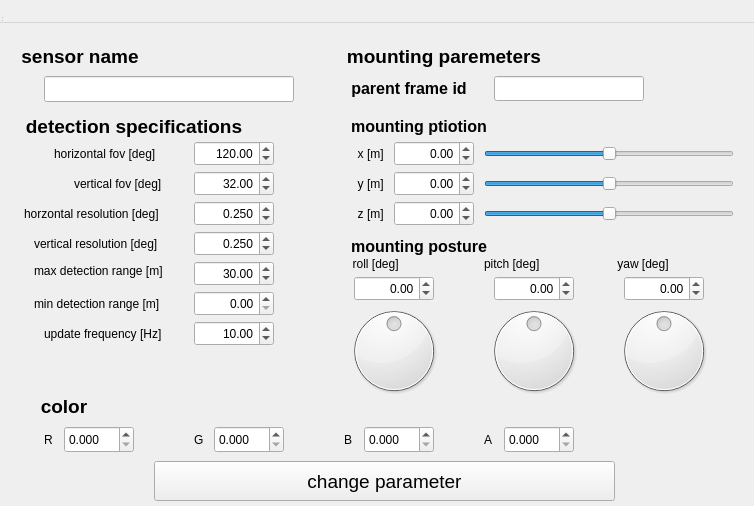
<?xml version="1.0" encoding="UTF-8"?>
<ui version="4.0">
 <class>LidarForm</class>
 <widget class="QWidget" name="LidarForm">
  <property name="geometry">
   <rect>
    <x>0</x>
    <y>0</y>
    <width>754</width>
    <height>506</height>
   </rect>
  </property>
  <property name="windowTitle">
   <string>___</string>
  </property>
  <widget class="QWidget" name="centralwidget" native="true">
   <property name="geometry">
    <rect>
     <x>4</x>
     <y>11</y>
     <width>746</width>
     <height>491</height>
    </rect>
   </property>
   <widget class="QPushButton" name="pushButton">
    <property name="geometry">
     <rect>
      <x>150</x>
      <y>450</y>
      <width>461</width>
      <height>40</height>
     </rect>
    </property>
    <property name="font">
     <font>
      <pointsize>14</pointsize>
     </font>
    </property>
    <property name="text">
     <string>change parameter</string>
    </property>
   </widget>
   <widget class="QDoubleSpinBox" name="doubleSpinBox_horizontal_fov">
    <property name="geometry">
     <rect>
      <x>190</x>
      <y>130</y>
      <width>80</width>
      <height>25</height>
     </rect>
    </property>
    <property name="alignment">
     <set>Qt::AlignRight|Qt::AlignTrailing|Qt::AlignVCenter</set>
    </property>
    <property name="minimum">
     <double>-180.000000000000000</double>
    </property>
    <property name="maximum">
     <double>180.000000000000000</double>
    </property>
    <property name="singleStep">
     <double>0.100000000000000</double>
    </property>
    <property name="value">
     <double>120.000000000000000</double>
    </property>
   </widget>
   <widget class="QLineEdit" name="lineEdit_name">
    <property name="geometry">
     <rect>
      <x>40</x>
      <y>65</y>
      <width>250</width>
      <height>26</height>
     </rect>
    </property>
   </widget>
   <widget class="QLabel" name="label_horizontal_fov">
    <property name="geometry">
     <rect>
      <x>50</x>
      <y>130</y>
      <width>110</width>
      <height>25</height>
     </rect>
    </property>
    <property name="text">
     <string>horizontal fov [deg]</string>
    </property>
   </widget>
   <widget class="QLabel" name="label_vertical_fov">
    <property name="geometry">
     <rect>
      <x>70</x>
      <y>160</y>
      <width>100</width>
      <height>25</height>
     </rect>
    </property>
    <property name="text">
     <string>vertical fov [deg]</string>
    </property>
   </widget>
   <widget class="QLabel" name="label_horizontal_resolution">
    <property name="geometry">
     <rect>
      <x>20</x>
      <y>190</y>
      <width>150</width>
      <height>25</height>
     </rect>
    </property>
    <property name="text">
     <string>horzontal resolution [deg]</string>
    </property>
   </widget>
   <widget class="QLabel" name="label_vertical_resolution">
    <property name="geometry">
     <rect>
      <x>30</x>
      <y>220</y>
      <width>140</width>
      <height>25</height>
     </rect>
    </property>
    <property name="text">
     <string>vertical resolution [deg]</string>
    </property>
   </widget>
   <widget class="QLabel" name="label_max_range">
    <property name="geometry">
     <rect>
      <x>30</x>
      <y>250</y>
      <width>140</width>
      <height>20</height>
     </rect>
    </property>
    <property name="text">
     <string>max detection range [m]</string>
    </property>
   </widget>
   <widget class="QLabel" name="label_min_range">
    <property name="geometry">
     <rect>
      <x>30</x>
      <y>280</y>
      <width>140</width>
      <height>25</height>
     </rect>
    </property>
    <property name="text">
     <string>min detection range [m]</string>
    </property>
   </widget>
   <widget class="QDoubleSpinBox" name="doubleSpinBox_vertical_fov">
    <property name="geometry">
     <rect>
      <x>190</x>
      <y>160</y>
      <width>80</width>
      <height>25</height>
     </rect>
    </property>
    <property name="alignment">
     <set>Qt::AlignRight|Qt::AlignTrailing|Qt::AlignVCenter</set>
    </property>
    <property name="minimum">
     <double>-180.000000000000000</double>
    </property>
    <property name="maximum">
     <double>180.000000000000000</double>
    </property>
    <property name="singleStep">
     <double>0.100000000000000</double>
    </property>
    <property name="value">
     <double>32.000000000000000</double>
    </property>
   </widget>
   <widget class="QDoubleSpinBox" name="doubleSpinBox_horizontal_resolution">
    <property name="geometry">
     <rect>
      <x>190</x>
      <y>190</y>
      <width>80</width>
      <height>25</height>
     </rect>
    </property>
    <property name="alignment">
     <set>Qt::AlignRight|Qt::AlignTrailing|Qt::AlignVCenter</set>
    </property>
    <property name="decimals">
     <number>3</number>
    </property>
    <property name="minimum">
     <double>0.050000000000000</double>
    </property>
    <property name="maximum">
     <double>180.000000000000000</double>
    </property>
    <property name="singleStep">
     <double>0.100000000000000</double>
    </property>
    <property name="value">
     <double>0.250000000000000</double>
    </property>
   </widget>
   <widget class="QDoubleSpinBox" name="doubleSpinBox_vertical_resolution">
    <property name="geometry">
     <rect>
      <x>190</x>
      <y>220</y>
      <width>80</width>
      <height>25</height>
     </rect>
    </property>
    <property name="alignment">
     <set>Qt::AlignRight|Qt::AlignTrailing|Qt::AlignVCenter</set>
    </property>
    <property name="decimals">
     <number>3</number>
    </property>
    <property name="minimum">
     <double>0.050000000000000</double>
    </property>
    <property name="maximum">
     <double>180.000000000000000</double>
    </property>
    <property name="singleStep">
     <double>0.100000000000000</double>
    </property>
    <property name="stepType">
     <enum>QAbstractSpinBox::DefaultStepType</enum>
    </property>
    <property name="value">
     <double>0.250000000000000</double>
    </property>
   </widget>
   <widget class="QDoubleSpinBox" name="doubleSpinBox_max_range">
    <property name="geometry">
     <rect>
      <x>190</x>
      <y>250</y>
      <width>80</width>
      <height>25</height>
     </rect>
    </property>
    <property name="alignment">
     <set>Qt::AlignRight|Qt::AlignTrailing|Qt::AlignVCenter</set>
    </property>
    <property name="maximum">
     <double>1000.000000000000000</double>
    </property>
    <property name="singleStep">
     <double>0.100000000000000</double>
    </property>
    <property name="value">
     <double>30.000000000000000</double>
    </property>
   </widget>
   <widget class="QDoubleSpinBox" name="doubleSpinBox_min_range">
    <property name="geometry">
     <rect>
      <x>190</x>
      <y>280</y>
      <width>80</width>
      <height>25</height>
     </rect>
    </property>
    <property name="alignment">
     <set>Qt::AlignRight|Qt::AlignTrailing|Qt::AlignVCenter</set>
    </property>
    <property name="maximum">
     <double>1000.000000000000000</double>
    </property>
    <property name="singleStep">
     <double>0.100000000000000</double>
    </property>
   </widget>
   <widget class="QDoubleSpinBox" name="doubleSpinBox_mounting_x">
    <property name="geometry">
     <rect>
      <x>390</x>
      <y>130</y>
      <width>80</width>
      <height>25</height>
     </rect>
    </property>
    <property name="alignment">
     <set>Qt::AlignRight|Qt::AlignTrailing|Qt::AlignVCenter</set>
    </property>
    <property name="minimum">
     <double>-10.000000000000000</double>
    </property>
    <property name="maximum">
     <double>10.000000000000000</double>
    </property>
    <property name="singleStep">
     <double>0.100000000000000</double>
    </property>
   </widget>
   <widget class="QDoubleSpinBox" name="doubleSpinBox_mounting_y">
    <property name="geometry">
     <rect>
      <x>390</x>
      <y>160</y>
      <width>80</width>
      <height>25</height>
     </rect>
    </property>
    <property name="alignment">
     <set>Qt::AlignRight|Qt::AlignTrailing|Qt::AlignVCenter</set>
    </property>
    <property name="minimum">
     <double>-10.000000000000000</double>
    </property>
    <property name="maximum">
     <double>10.000000000000000</double>
    </property>
    <property name="singleStep">
     <double>0.100000000000000</double>
    </property>
   </widget>
   <widget class="QLineEdit" name="lineEdit_frame">
    <property name="geometry">
     <rect>
      <x>490</x>
      <y>65</y>
      <width>150</width>
      <height>25</height>
     </rect>
    </property>
    <property name="font">
     <font>
      <pointsize>12</pointsize>
     </font>
    </property>
   </widget>
   <widget class="QLabel" name="label_mounting_x">
    <property name="geometry">
     <rect>
      <x>345</x>
      <y>130</y>
      <width>40</width>
      <height>25</height>
     </rect>
    </property>
    <property name="text">
     <string> x [m]</string>
    </property>
    <property name="alignment">
     <set>Qt::AlignCenter</set>
    </property>
   </widget>
   <widget class="QLabel" name="label_mounting_y">
    <property name="geometry">
     <rect>
      <x>345</x>
      <y>160</y>
      <width>40</width>
      <height>25</height>
     </rect>
    </property>
    <property name="mouseTracking">
     <bool>false</bool>
    </property>
    <property name="text">
     <string> y [m]</string>
    </property>
    <property name="alignment">
     <set>Qt::AlignCenter</set>
    </property>
   </widget>
   <widget class="QLabel" name="label_mounting_z">
    <property name="geometry">
     <rect>
      <x>345</x>
      <y>190</y>
      <width>40</width>
      <height>25</height>
     </rect>
    </property>
    <property name="text">
     <string> z [m]</string>
    </property>
    <property name="alignment">
     <set>Qt::AlignCenter</set>
    </property>
   </widget>
   <widget class="QLabel" name="label_mounting_roll">
    <property name="geometry">
     <rect>
      <x>340</x>
      <y>240</y>
      <width>60</width>
      <height>25</height>
     </rect>
    </property>
    <property name="text">
     <string> roll [deg]</string>
    </property>
    <property name="alignment">
     <set>Qt::AlignCenter</set>
    </property>
   </widget>
   <widget class="QLabel" name="label_mounting_pitch">
    <property name="geometry">
     <rect>
      <x>480</x>
      <y>240</y>
      <width>70</width>
      <height>25</height>
     </rect>
    </property>
    <property name="text">
     <string>pitch [deg]</string>
    </property>
   </widget>
   <widget class="QLabel" name="label_mounting_yaw">
    <property name="geometry">
     <rect>
      <x>610</x>
      <y>240</y>
      <width>60</width>
      <height>25</height>
     </rect>
    </property>
    <property name="text">
     <string> yaw [deg]</string>
    </property>
   </widget>
   <widget class="QLabel" name="label_frequency">
    <property name="geometry">
     <rect>
      <x>40</x>
      <y>310</y>
      <width>130</width>
      <height>25</height>
     </rect>
    </property>
    <property name="text">
     <string>update frequency [Hz]</string>
    </property>
   </widget>
   <widget class="QDoubleSpinBox" name="doubleSpinBox_frequency">
    <property name="geometry">
     <rect>
      <x>190</x>
      <y>310</y>
      <width>80</width>
      <height>25</height>
     </rect>
    </property>
    <property name="alignment">
     <set>Qt::AlignRight|Qt::AlignTrailing|Qt::AlignVCenter</set>
    </property>
    <property name="minimum">
     <double>0.010000000000000</double>
    </property>
    <property name="maximum">
     <double>1000.000000000000000</double>
    </property>
    <property name="singleStep">
     <double>0.100000000000000</double>
    </property>
    <property name="value">
     <double>10.000000000000000</double>
    </property>
   </widget>
   <widget class="QDial" name="dial_mounting_roll">
    <property name="geometry">
     <rect>
      <x>340</x>
      <y>290</y>
      <width>100</width>
      <height>100</height>
     </rect>
    </property>
    <property name="minimum">
     <number>-1800</number>
    </property>
    <property name="maximum">
     <number>1800</number>
    </property>
   </widget>
   <widget class="QDoubleSpinBox" name="doubleSpinBox_mounting_z">
    <property name="geometry">
     <rect>
      <x>390</x>
      <y>190</y>
      <width>80</width>
      <height>25</height>
     </rect>
    </property>
    <property name="alignment">
     <set>Qt::AlignRight|Qt::AlignTrailing|Qt::AlignVCenter</set>
    </property>
    <property name="minimum">
     <double>-10.000000000000000</double>
    </property>
    <property name="maximum">
     <double>10.000000000000000</double>
    </property>
    <property name="singleStep">
     <double>0.100000000000000</double>
    </property>
   </widget>
   <widget class="QDoubleSpinBox" name="doubleSpinBox_mounting_roll">
    <property name="geometry">
     <rect>
      <x>350</x>
      <y>265</y>
      <width>80</width>
      <height>25</height>
     </rect>
    </property>
    <property name="alignment">
     <set>Qt::AlignRight|Qt::AlignTrailing|Qt::AlignVCenter</set>
    </property>
    <property name="minimum">
     <double>-180.000000000000000</double>
    </property>
    <property name="maximum">
     <double>180.000000000000000</double>
    </property>
    <property name="singleStep">
     <double>0.100000000000000</double>
    </property>
   </widget>
   <widget class="QDoubleSpinBox" name="doubleSpinBox_mounting_pitch">
    <property name="geometry">
     <rect>
      <x>490</x>
      <y>265</y>
      <width>80</width>
      <height>25</height>
     </rect>
    </property>
    <property name="alignment">
     <set>Qt::AlignRight|Qt::AlignTrailing|Qt::AlignVCenter</set>
    </property>
    <property name="minimum">
     <double>-180.000000000000000</double>
    </property>
    <property name="maximum">
     <double>180.000000000000000</double>
    </property>
    <property name="singleStep">
     <double>0.100000000000000</double>
    </property>
   </widget>
   <widget class="QDoubleSpinBox" name="doubleSpinBox_mounting_yaw">
    <property name="geometry">
     <rect>
      <x>620</x>
      <y>265</y>
      <width>80</width>
      <height>25</height>
     </rect>
    </property>
    <property name="alignment">
     <set>Qt::AlignRight|Qt::AlignTrailing|Qt::AlignVCenter</set>
    </property>
    <property name="minimum">
     <double>-180.000000000000000</double>
    </property>
    <property name="maximum">
     <double>180.000000000000000</double>
    </property>
    <property name="singleStep">
     <double>0.100000000000000</double>
    </property>
   </widget>
   <widget class="QDial" name="dial_mounting_pitch">
    <property name="geometry">
     <rect>
      <x>480</x>
      <y>290</y>
      <width>100</width>
      <height>100</height>
     </rect>
    </property>
    <property name="minimum">
     <number>-1800</number>
    </property>
    <property name="maximum">
     <number>1800</number>
    </property>
   </widget>
   <widget class="QDial" name="dial_mounting_yaw">
    <property name="geometry">
     <rect>
      <x>610</x>
      <y>290</y>
      <width>100</width>
      <height>100</height>
     </rect>
    </property>
    <property name="minimum">
     <number>-1800</number>
    </property>
    <property name="maximum">
     <number>1800</number>
    </property>
   </widget>
   <widget class="QLabel" name="label_mounting_position">
    <property name="geometry">
     <rect>
      <x>340</x>
      <y>100</y>
      <width>150</width>
      <height>30</height>
     </rect>
    </property>
    <property name="sizePolicy">
     <sizepolicy hsizetype="Preferred" vsizetype="Preferred">
      <horstretch>0</horstretch>
      <verstretch>0</verstretch>
     </sizepolicy>
    </property>
    <property name="font">
     <font>
      <pointsize>12</pointsize>
      <weight>75</weight>
      <bold>true</bold>
     </font>
    </property>
    <property name="text">
     <string>mounting ptiotion</string>
    </property>
    <property name="alignment">
     <set>Qt::AlignCenter</set>
    </property>
   </widget>
   <widget class="QSlider" name="horizontalSlider_mounting_x">
    <property name="geometry">
     <rect>
      <x>480</x>
      <y>135</y>
      <width>250</width>
      <height>15</height>
     </rect>
    </property>
    <property name="minimum">
     <number>-10000</number>
    </property>
    <property name="maximum">
     <number>10000</number>
    </property>
    <property name="orientation">
     <enum>Qt::Horizontal</enum>
    </property>
   </widget>
   <widget class="QSlider" name="horizontalSlider_mounting_y">
    <property name="geometry">
     <rect>
      <x>480</x>
      <y>165</y>
      <width>250</width>
      <height>15</height>
     </rect>
    </property>
    <property name="minimum">
     <number>-10000</number>
    </property>
    <property name="maximum">
     <number>10000</number>
    </property>
    <property name="orientation">
     <enum>Qt::Horizontal</enum>
    </property>
   </widget>
   <widget class="QSlider" name="horizontalSlider_mounting_z">
    <property name="geometry">
     <rect>
      <x>480</x>
      <y>195</y>
      <width>250</width>
      <height>15</height>
     </rect>
    </property>
    <property name="minimum">
     <number>-10000</number>
    </property>
    <property name="maximum">
     <number>10000</number>
    </property>
    <property name="orientation">
     <enum>Qt::Horizontal</enum>
    </property>
   </widget>
   <widget class="QLabel" name="mounting_parameter">
    <property name="geometry">
     <rect>
      <x>330</x>
      <y>30</y>
      <width>220</width>
      <height>30</height>
     </rect>
    </property>
    <property name="sizePolicy">
     <sizepolicy hsizetype="Preferred" vsizetype="Preferred">
      <horstretch>0</horstretch>
      <verstretch>0</verstretch>
     </sizepolicy>
    </property>
    <property name="font">
     <font>
      <pointsize>14</pointsize>
      <weight>75</weight>
      <bold>true</bold>
     </font>
    </property>
    <property name="text">
     <string>mounting paremeters</string>
    </property>
    <property name="alignment">
     <set>Qt::AlignCenter</set>
    </property>
   </widget>
   <widget class="QLabel" name="mounting_posture">
    <property name="geometry">
     <rect>
      <x>340</x>
      <y>220</y>
      <width>150</width>
      <height>30</height>
     </rect>
    </property>
    <property name="sizePolicy">
     <sizepolicy hsizetype="Preferred" vsizetype="Preferred">
      <horstretch>0</horstretch>
      <verstretch>0</verstretch>
     </sizepolicy>
    </property>
    <property name="font">
     <font>
      <pointsize>12</pointsize>
      <weight>75</weight>
      <bold>true</bold>
     </font>
    </property>
    <property name="text">
     <string>mounting posture</string>
    </property>
    <property name="alignment">
     <set>Qt::AlignCenter</set>
    </property>
   </widget>
   <widget class="QLabel" name="label_spec">
    <property name="geometry">
     <rect>
      <x>20</x>
      <y>100</y>
      <width>220</width>
      <height>30</height>
     </rect>
    </property>
    <property name="sizePolicy">
     <sizepolicy hsizetype="Preferred" vsizetype="Preferred">
      <horstretch>0</horstretch>
      <verstretch>0</verstretch>
     </sizepolicy>
    </property>
    <property name="font">
     <font>
      <pointsize>14</pointsize>
      <weight>75</weight>
      <bold>true</bold>
     </font>
    </property>
    <property name="text">
     <string>detection specifications</string>
    </property>
    <property name="alignment">
     <set>Qt::AlignCenter</set>
    </property>
   </widget>
   <widget class="QLabel" name="label_name">
    <property name="geometry">
     <rect>
      <x>16</x>
      <y>30</y>
      <width>120</width>
      <height>30</height>
     </rect>
    </property>
    <property name="sizePolicy">
     <sizepolicy hsizetype="Preferred" vsizetype="Preferred">
      <horstretch>0</horstretch>
      <verstretch>0</verstretch>
     </sizepolicy>
    </property>
    <property name="font">
     <font>
      <pointsize>14</pointsize>
      <weight>75</weight>
      <bold>true</bold>
     </font>
    </property>
    <property name="text">
     <string>sensor name</string>
    </property>
    <property name="alignment">
     <set>Qt::AlignCenter</set>
    </property>
   </widget>
   <widget class="QLabel" name="label_parent_frame">
    <property name="geometry">
     <rect>
      <x>340</x>
      <y>65</y>
      <width>130</width>
      <height>25</height>
     </rect>
    </property>
    <property name="sizePolicy">
     <sizepolicy hsizetype="Preferred" vsizetype="Preferred">
      <horstretch>0</horstretch>
      <verstretch>0</verstretch>
     </sizepolicy>
    </property>
    <property name="font">
     <font>
      <pointsize>12</pointsize>
      <weight>75</weight>
      <bold>true</bold>
     </font>
    </property>
    <property name="text">
     <string>parent frame id</string>
    </property>
    <property name="alignment">
     <set>Qt::AlignCenter</set>
    </property>
   </widget>
   <widget class="QDoubleSpinBox" name="doubleSpinBox_color_r">
    <property name="geometry">
     <rect>
      <x>60</x>
      <y>415</y>
      <width>70</width>
      <height>27</height>
     </rect>
    </property>
    <property name="decimals">
     <number>3</number>
    </property>
    <property name="maximum">
     <double>1.000000000000000</double>
    </property>
    <property name="singleStep">
     <double>0.001000000000000</double>
    </property>
   </widget>
   <widget class="QLabel" name="label_name_color_g">
    <property name="geometry">
     <rect>
      <x>190</x>
      <y>420</y>
      <width>15</width>
      <height>18</height>
     </rect>
    </property>
    <property name="text">
     <string>G</string>
    </property>
   </widget>
   <widget class="QDoubleSpinBox" name="doubleSpinBox_color_g">
    <property name="geometry">
     <rect>
      <x>210</x>
      <y>415</y>
      <width>70</width>
      <height>27</height>
     </rect>
    </property>
    <property name="decimals">
     <number>3</number>
    </property>
    <property name="maximum">
     <double>1.000000000000000</double>
    </property>
    <property name="singleStep">
     <double>0.001000000000000</double>
    </property>
   </widget>
   <widget class="QDoubleSpinBox" name="doubleSpinBox_color_b">
    <property name="geometry">
     <rect>
      <x>360</x>
      <y>415</y>
      <width>70</width>
      <height>27</height>
     </rect>
    </property>
    <property name="decimals">
     <number>3</number>
    </property>
    <property name="maximum">
     <double>1.000000000000000</double>
    </property>
    <property name="singleStep">
     <double>0.001000000000000</double>
    </property>
   </widget>
   <widget class="QLabel" name="label_name_color_r">
    <property name="geometry">
     <rect>
      <x>40</x>
      <y>420</y>
      <width>15</width>
      <height>18</height>
     </rect>
    </property>
    <property name="text">
     <string>R</string>
    </property>
   </widget>
   <widget class="QDoubleSpinBox" name="doubleSpinBox_color_a">
    <property name="geometry">
     <rect>
      <x>500</x>
      <y>415</y>
      <width>70</width>
      <height>27</height>
     </rect>
    </property>
    <property name="decimals">
     <number>3</number>
    </property>
    <property name="maximum">
     <double>1.000000000000000</double>
    </property>
    <property name="singleStep">
     <double>0.001000000000000</double>
    </property>
   </widget>
   <widget class="QLabel" name="label_name_color_a">
    <property name="geometry">
     <rect>
      <x>480</x>
      <y>420</y>
      <width>15</width>
      <height>18</height>
     </rect>
    </property>
    <property name="text">
     <string>A</string>
    </property>
   </widget>
   <widget class="QLabel" name="label_name_color_b">
    <property name="geometry">
     <rect>
      <x>340</x>
      <y>420</y>
      <width>15</width>
      <height>18</height>
     </rect>
    </property>
    <property name="text">
     <string>B</string>
    </property>
   </widget>
   <widget class="QLabel" name="label_color">
    <property name="geometry">
     <rect>
      <x>0</x>
      <y>380</y>
      <width>120</width>
      <height>30</height>
     </rect>
    </property>
    <property name="sizePolicy">
     <sizepolicy hsizetype="Preferred" vsizetype="Preferred">
      <horstretch>0</horstretch>
      <verstretch>0</verstretch>
     </sizepolicy>
    </property>
    <property name="font">
     <font>
      <pointsize>14</pointsize>
      <weight>75</weight>
      <bold>true</bold>
     </font>
    </property>
    <property name="text">
     <string>color</string>
    </property>
    <property name="alignment">
     <set>Qt::AlignCenter</set>
    </property>
   </widget>
  </widget>
  <widget class="QMenuBar" name="menubar">
   <property name="geometry">
    <rect>
     <x>0</x>
     <y>0</y>
     <width>754</width>
     <height>23</height>
    </rect>
   </property>
  </widget>
  <widget class="QStatusBar" name="statusbar">
   <property name="geometry">
    <rect>
     <x>0</x>
     <y>0</y>
     <width>3</width>
     <height>23</height>
    </rect>
   </property>
  </widget>
 </widget>
 <resources/>
 <connections>
  <connection>
   <sender>pushButton</sender>
   <signal>pressed()</signal>
   <receiver>LidarForm</receiver>
   <slot>change_param()</slot>
   <hints>
    <hint type="sourcelabel">
     <x>417</x>
     <y>420</y>
    </hint>
    <hint type="destinationlabel">
     <x>511</x>
     <y>374</y>
    </hint>
   </hints>
  </connection>
  <connection>
   <sender>dial_mounting_roll</sender>
   <signal>sliderMoved(int)</signal>
   <receiver>LidarForm</receiver>
   <slot>update_spinbox_pos()</slot>
   <hints>
    <hint type="sourcelabel">
     <x>413</x>
     <y>321</y>
    </hint>
    <hint type="destinationlabel">
     <x>715</x>
     <y>427</y>
    </hint>
   </hints>
  </connection>
  <connection>
   <sender>dial_mounting_pitch</sender>
   <signal>sliderMoved(int)</signal>
   <receiver>LidarForm</receiver>
   <slot>update_spinbox_pos()</slot>
   <hints>
    <hint type="sourcelabel">
     <x>547</x>
     <y>330</y>
    </hint>
    <hint type="destinationlabel">
     <x>718</x>
     <y>388</y>
    </hint>
   </hints>
  </connection>
  <connection>
   <sender>dial_mounting_roll</sender>
   <signal>sliderPressed()</signal>
   <receiver>LidarForm</receiver>
   <slot>update_spinbox_pos()</slot>
   <hints>
    <hint type="sourcelabel">
     <x>389</x>
     <y>332</y>
    </hint>
    <hint type="destinationlabel">
     <x>376</x>
     <y>236</y>
    </hint>
   </hints>
  </connection>
  <connection>
   <sender>dial_mounting_roll</sender>
   <signal>sliderReleased()</signal>
   <receiver>LidarForm</receiver>
   <slot>update_spinbox_pos()</slot>
   <hints>
    <hint type="sourcelabel">
     <x>389</x>
     <y>332</y>
    </hint>
    <hint type="destinationlabel">
     <x>376</x>
     <y>236</y>
    </hint>
   </hints>
  </connection>
  <connection>
   <sender>dial_mounting_pitch</sender>
   <signal>sliderPressed()</signal>
   <receiver>LidarForm</receiver>
   <slot>update_spinbox_pos()</slot>
   <hints>
    <hint type="sourcelabel">
     <x>529</x>
     <y>332</y>
    </hint>
    <hint type="destinationlabel">
     <x>376</x>
     <y>236</y>
    </hint>
   </hints>
  </connection>
  <connection>
   <sender>dial_mounting_yaw</sender>
   <signal>sliderMoved(int)</signal>
   <receiver>LidarForm</receiver>
   <slot>update_spinbox_pos()</slot>
   <hints>
    <hint type="sourcelabel">
     <x>659</x>
     <y>332</y>
    </hint>
    <hint type="destinationlabel">
     <x>376</x>
     <y>236</y>
    </hint>
   </hints>
  </connection>
  <connection>
   <sender>dial_mounting_pitch</sender>
   <signal>sliderReleased()</signal>
   <receiver>LidarForm</receiver>
   <slot>update_spinbox_pos()</slot>
   <hints>
    <hint type="sourcelabel">
     <x>529</x>
     <y>332</y>
    </hint>
    <hint type="destinationlabel">
     <x>376</x>
     <y>236</y>
    </hint>
   </hints>
  </connection>
  <connection>
   <sender>dial_mounting_yaw</sender>
   <signal>sliderPressed()</signal>
   <receiver>LidarForm</receiver>
   <slot>update_spinbox_pos()</slot>
   <hints>
    <hint type="sourcelabel">
     <x>659</x>
     <y>332</y>
    </hint>
    <hint type="destinationlabel">
     <x>376</x>
     <y>236</y>
    </hint>
   </hints>
  </connection>
  <connection>
   <sender>dial_mounting_yaw</sender>
   <signal>sliderReleased()</signal>
   <receiver>LidarForm</receiver>
   <slot>update_spinbox_pos()</slot>
   <hints>
    <hint type="sourcelabel">
     <x>659</x>
     <y>332</y>
    </hint>
    <hint type="destinationlabel">
     <x>376</x>
     <y>236</y>
    </hint>
   </hints>
  </connection>
  <connection>
   <sender>horizontalSlider_mounting_x</sender>
   <signal>sliderMoved(int)</signal>
   <receiver>LidarForm</receiver>
   <slot>update_spinbox_pos()</slot>
   <hints>
    <hint type="sourcelabel">
     <x>604</x>
     <y>135</y>
    </hint>
    <hint type="destinationlabel">
     <x>376</x>
     <y>236</y>
    </hint>
   </hints>
  </connection>
  <connection>
   <sender>horizontalSlider_mounting_x</sender>
   <signal>sliderPressed()</signal>
   <receiver>LidarForm</receiver>
   <slot>update_spinbox_pos()</slot>
   <hints>
    <hint type="sourcelabel">
     <x>604</x>
     <y>135</y>
    </hint>
    <hint type="destinationlabel">
     <x>376</x>
     <y>236</y>
    </hint>
   </hints>
  </connection>
  <connection>
   <sender>horizontalSlider_mounting_x</sender>
   <signal>sliderReleased()</signal>
   <receiver>LidarForm</receiver>
   <slot>update_spinbox_pos()</slot>
   <hints>
    <hint type="sourcelabel">
     <x>604</x>
     <y>135</y>
    </hint>
    <hint type="destinationlabel">
     <x>376</x>
     <y>236</y>
    </hint>
   </hints>
  </connection>
  <connection>
   <sender>horizontalSlider_mounting_y</sender>
   <signal>sliderMoved(int)</signal>
   <receiver>LidarForm</receiver>
   <slot>update_spinbox_pos()</slot>
   <hints>
    <hint type="sourcelabel">
     <x>604</x>
     <y>165</y>
    </hint>
    <hint type="destinationlabel">
     <x>376</x>
     <y>236</y>
    </hint>
   </hints>
  </connection>
  <connection>
   <sender>horizontalSlider_mounting_y</sender>
   <signal>sliderPressed()</signal>
   <receiver>LidarForm</receiver>
   <slot>update_spinbox_pos()</slot>
   <hints>
    <hint type="sourcelabel">
     <x>604</x>
     <y>165</y>
    </hint>
    <hint type="destinationlabel">
     <x>376</x>
     <y>236</y>
    </hint>
   </hints>
  </connection>
  <connection>
   <sender>horizontalSlider_mounting_z</sender>
   <signal>sliderMoved(int)</signal>
   <receiver>LidarForm</receiver>
   <slot>update_spinbox_pos()</slot>
   <hints>
    <hint type="sourcelabel">
     <x>604</x>
     <y>195</y>
    </hint>
    <hint type="destinationlabel">
     <x>376</x>
     <y>236</y>
    </hint>
   </hints>
  </connection>
  <connection>
   <sender>horizontalSlider_mounting_y</sender>
   <signal>sliderReleased()</signal>
   <receiver>LidarForm</receiver>
   <slot>update_spinbox_pos()</slot>
   <hints>
    <hint type="sourcelabel">
     <x>604</x>
     <y>165</y>
    </hint>
    <hint type="destinationlabel">
     <x>376</x>
     <y>236</y>
    </hint>
   </hints>
  </connection>
  <connection>
   <sender>horizontalSlider_mounting_z</sender>
   <signal>sliderPressed()</signal>
   <receiver>LidarForm</receiver>
   <slot>update_spinbox_pos()</slot>
   <hints>
    <hint type="sourcelabel">
     <x>604</x>
     <y>195</y>
    </hint>
    <hint type="destinationlabel">
     <x>376</x>
     <y>236</y>
    </hint>
   </hints>
  </connection>
  <connection>
   <sender>horizontalSlider_mounting_z</sender>
   <signal>sliderReleased()</signal>
   <receiver>LidarForm</receiver>
   <slot>update_spinbox_pos()</slot>
   <hints>
    <hint type="sourcelabel">
     <x>604</x>
     <y>195</y>
    </hint>
    <hint type="destinationlabel">
     <x>376</x>
     <y>236</y>
    </hint>
   </hints>
  </connection>
  <connection>
   <sender>doubleSpinBox_mounting_z</sender>
   <signal>valueChanged(double)</signal>
   <receiver>LidarForm</receiver>
   <slot>update_slider_pos()</slot>
   <hints>
    <hint type="sourcelabel">
     <x>429</x>
     <y>195</y>
    </hint>
    <hint type="destinationlabel">
     <x>376</x>
     <y>236</y>
    </hint>
   </hints>
  </connection>
  <connection>
   <sender>doubleSpinBox_mounting_y</sender>
   <signal>valueChanged(double)</signal>
   <receiver>LidarForm</receiver>
   <slot>update_slider_pos()</slot>
   <hints>
    <hint type="sourcelabel">
     <x>429</x>
     <y>165</y>
    </hint>
    <hint type="destinationlabel">
     <x>376</x>
     <y>236</y>
    </hint>
   </hints>
  </connection>
  <connection>
   <sender>doubleSpinBox_mounting_roll</sender>
   <signal>valueChanged(double)</signal>
   <receiver>LidarForm</receiver>
   <slot>update_dial_pos()</slot>
   <hints>
    <hint type="sourcelabel">
     <x>389</x>
     <y>270</y>
    </hint>
    <hint type="destinationlabel">
     <x>376</x>
     <y>236</y>
    </hint>
   </hints>
  </connection>
  <connection>
   <sender>doubleSpinBox_mounting_pitch</sender>
   <signal>valueChanged(double)</signal>
   <receiver>LidarForm</receiver>
   <slot>update_dial_pos()</slot>
   <hints>
    <hint type="sourcelabel">
     <x>529</x>
     <y>270</y>
    </hint>
    <hint type="destinationlabel">
     <x>376</x>
     <y>236</y>
    </hint>
   </hints>
  </connection>
  <connection>
   <sender>doubleSpinBox_mounting_yaw</sender>
   <signal>valueChanged(double)</signal>
   <receiver>LidarForm</receiver>
   <slot>update_dial_pos()</slot>
   <hints>
    <hint type="sourcelabel">
     <x>659</x>
     <y>270</y>
    </hint>
    <hint type="destinationlabel">
     <x>376</x>
     <y>236</y>
    </hint>
   </hints>
  </connection>
  <connection>
   <sender>doubleSpinBox_mounting_x</sender>
   <signal>valueChanged(double)</signal>
   <receiver>LidarForm</receiver>
   <slot>update_slider_pos()</slot>
   <hints>
    <hint type="sourcelabel">
     <x>432</x>
     <y>127</y>
    </hint>
    <hint type="destinationlabel">
     <x>713</x>
     <y>79</y>
    </hint>
   </hints>
  </connection>
 </connections>
 <slots>
  <signal>signal1()</signal>
  <slot>change_param()</slot>
  <slot>update_spinbox_pos()</slot>
  <slot>update_slider_pos()</slot>
  <slot>update_dial_pos()</slot>
 </slots>
</ui>
